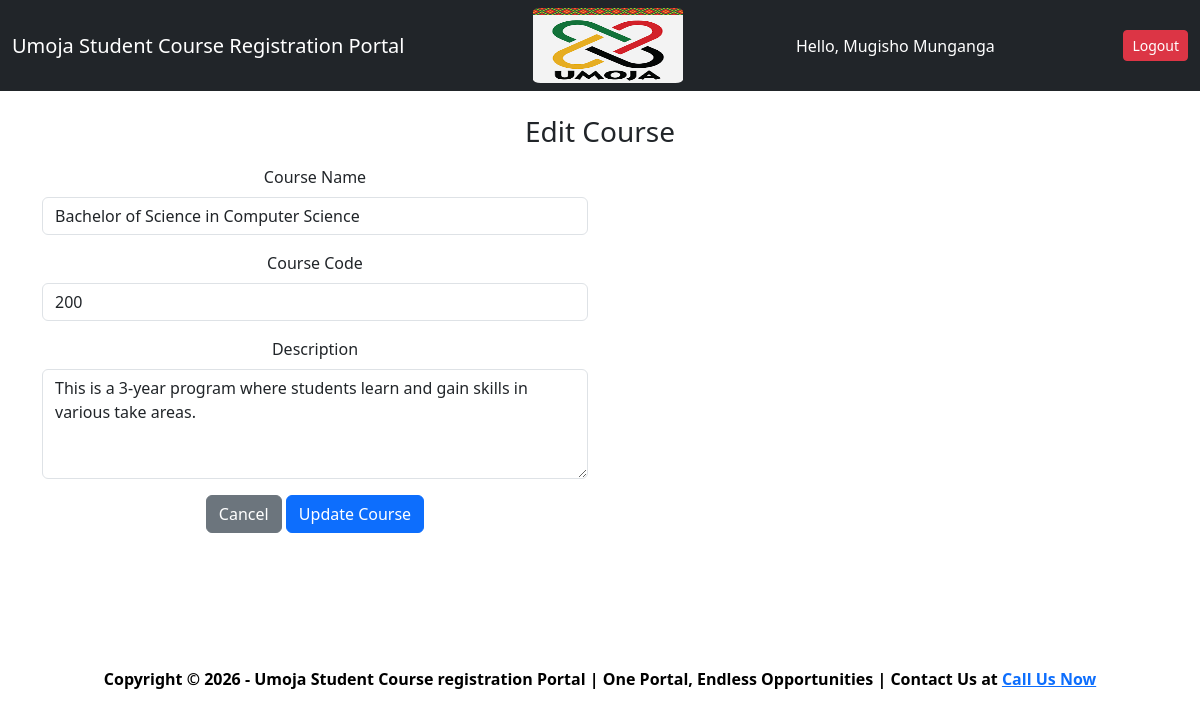
Page /edit.php?id=5 (signed in) on the committed database.
### tables this page shows
CREATE TABLE IF NOT EXISTS `courses` (
  `id` int NOT NULL AUTO_INCREMENT,
  `course_name` varchar(100) NOT NULL,
  `course_code` varchar(50) NOT NULL,
  `description` text,
  `created_at` timestamp NULL DEFAULT CURRENT_TIMESTAMP,
  `updated_at` timestamp NULL DEFAULT CURRENT_TIMESTAMP ON UPDATE CURRENT_TIMESTAMP,
  PRIMARY KEY (`id`),
  UNIQUE KEY `course_code` (`course_code`)
);

### edit.php (the view, shortened to what this page needs)
<?php
include('db.php');
$id = (int)($_GET['id'] ?? 0);
try {
    $stmt = $conn->prepare("SELECT * FROM courses WHERE id = ?");
    $stmt->bind_param("i", $id);
    $stmt->execute();
    $row = $stmt->get_result()->fetch_assoc();
} catch (mysqli_sql_exception $e) {
    error_log('Fetch course error: ' . $e->getMessage());
    $row = null;
}
include('header.php');
?>
<h3 class="mb-3">Edit Course</h3>
<div class="row">
    <div class="col-md-6">
        <form method="POST" action="edit.php?id=<?= $id ?>">
            <div class="mb-3">
                <label class="form-label">Course Name</label>
                <input name="name" class="form-control"
                       value="<?= htmlspecialchars($name ?? $row['course_name'], ENT_QUOTES, 'UTF-8') ?>" required>
            </div>
            <div class="mb-3">
                <label class="form-label">Course Code</label>
                <input name="code" class="form-control"
                       value="<?= htmlspecialchars($code ?? $row['course_code'], ENT_QUOTES, 'UTF-8') ?>" required>
            </div>
            <div class="mb-3">
                <label class="form-label">Description</label>
                <textarea name="desc" class="form-control" rows="4"><?= htmlspecialchars($desc ?? $row['description'], ENT_QUOTES, 'UTF-8') ?></textarea>
            </div>
            <a href="courses.php" class="btn btn-secondary">Cancel</a>
            <button class="btn btn-primary">Update Course</button>
        </form>
    </div>
</div>
<?php include('footer.php'); ?>

### footer.php (style rules this page uses)
body { text-align: center; }

### rows in the picture
courses: name "Bachelor of Science in Computer Science", code "200", desc "This is a 3-year program where students learn and gain skills in various take areas."

### other values in the picture
$_SESSION['user']['name'] "Mugisho Munganga"
